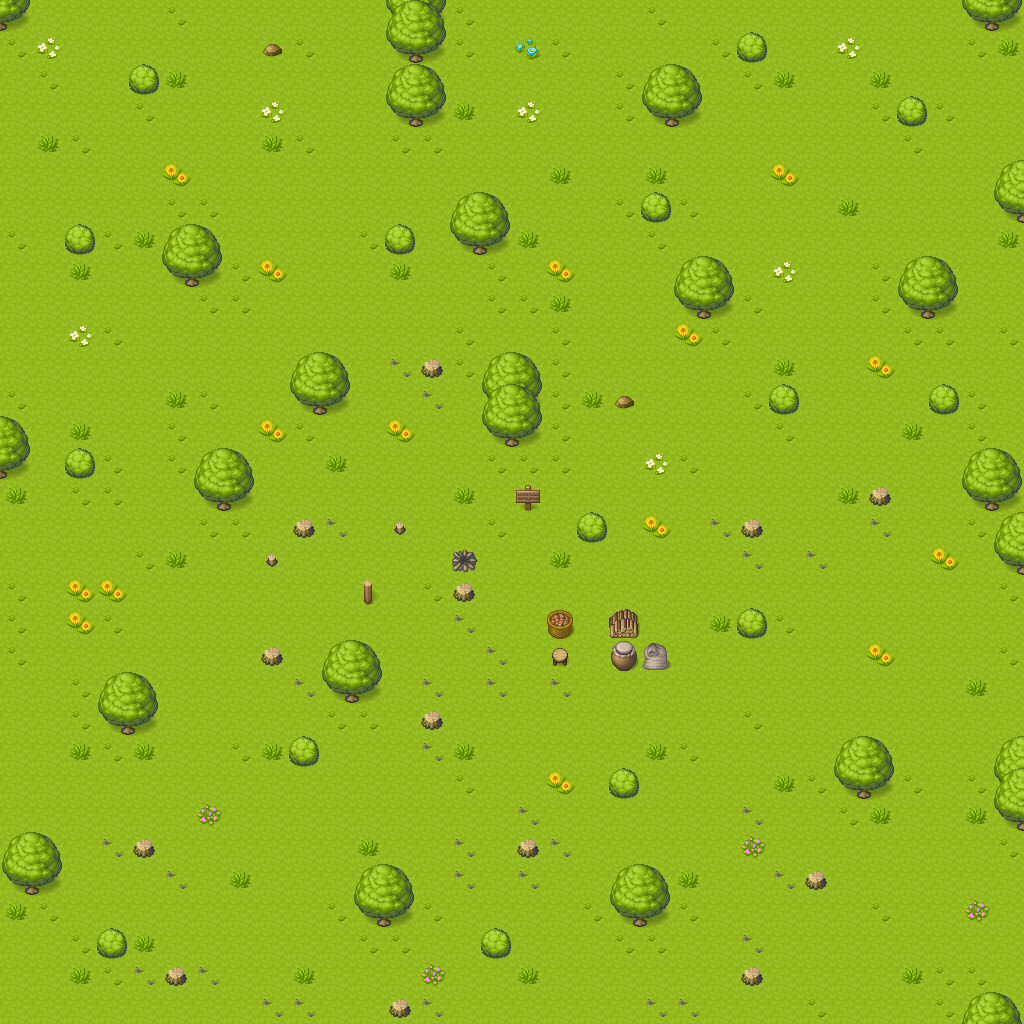

This game map was drawn from its Tiled (.tmx) file and the tilesets committed beside it. A one-line description and the full map source follow:
An orthogonal 32x32 tile map with 32x32 px tiles, 2 tile layers (Background, Foreground), 1 hidden layer not drawn.

<map version="1.2" tiledversion="1.3.2" orientation="orthogonal" renderorder="right-down" compressionlevel="0" width="32" height="32" tilewidth="32" tileheight="32" infinite="0" nextlayerid="4" nextobjectid="1">
 <tileset firstgid="1" source="Misc.tsx" />
 <layer id="1" name="Background" width="32" height="32">
  <data encoding="csv">
1,1,1,1,1,1,1,1,1,1,1,1,1,1,1,1,1,1,1,1,1,1,1,1,1,1,1,1,1,1,1,1,
1,1,1,1,1,1,1,1,1,1,1,1,1,1,1,1,1,1,1,1,1,1,1,1,1,1,1,1,1,1,1,1,
1,1,1,1,1,1,1,1,1,1,1,1,1,1,1,1,1,1,1,1,1,1,1,1,1,1,1,1,1,1,1,1,
1,1,1,1,1,1,1,1,1,1,1,1,1,1,1,1,1,1,1,1,1,1,1,1,1,1,1,1,1,1,1,1,
1,1,1,1,1,1,1,1,1,1,1,1,1,1,1,1,1,1,1,1,1,1,1,1,1,1,1,1,1,1,1,1,
1,1,1,1,1,1,1,1,1,1,1,1,1,1,1,1,1,1,1,1,1,1,1,1,1,1,1,1,1,1,1,1,
1,1,1,1,1,1,1,1,1,1,1,1,1,1,1,1,1,1,1,1,1,1,1,1,1,1,1,1,1,1,1,1,
1,1,1,1,1,1,1,1,1,1,1,1,1,1,1,1,1,1,1,1,1,1,1,1,1,1,1,1,1,1,1,1,
1,1,1,1,1,1,1,1,1,1,1,1,1,1,1,1,1,1,1,1,1,1,1,1,1,1,1,1,1,1,1,1,
1,1,1,1,1,1,1,1,1,1,1,1,1,1,1,1,1,1,1,1,1,1,1,1,1,1,1,1,1,1,1,1,
1,1,1,1,1,1,1,1,1,1,1,1,1,1,1,1,1,1,1,1,1,1,1,1,1,1,1,1,1,1,1,1,
1,1,1,1,1,1,1,1,1,1,1,1,1,1,1,1,1,1,1,1,1,1,1,1,1,1,1,1,1,1,1,1,
1,1,1,1,1,1,1,1,1,1,1,1,1,1,1,1,1,1,1,1,1,1,1,1,1,1,1,1,1,1,1,1,
1,1,1,1,1,1,1,1,1,1,1,1,1,1,1,1,1,1,1,1,1,1,1,1,1,1,1,1,1,1,1,1,
1,1,1,1,1,1,1,1,1,1,1,1,1,1,1,1,1,1,1,1,1,1,1,1,1,1,1,1,1,1,1,1,
1,1,1,1,1,1,1,1,1,1,1,1,1,1,1,1,1,1,1,1,1,1,1,1,1,1,1,1,1,1,1,1,
1,1,1,1,1,1,1,1,1,1,1,1,1,1,1,1,1,1,1,1,1,1,1,1,1,1,1,1,1,1,1,1,
1,1,1,1,1,1,1,1,1,1,1,1,1,1,1,1,1,1,1,1,1,1,1,1,1,1,1,1,1,1,1,1,
1,1,1,1,1,1,1,1,1,1,1,1,1,1,1,1,1,1,1,1,1,1,1,1,1,1,1,1,1,1,1,1,
1,1,1,1,1,1,1,1,1,1,1,1,1,1,1,1,1,1,1,1,1,1,1,1,1,1,1,1,1,1,1,1,
1,1,1,1,1,1,1,1,1,1,1,1,1,1,1,1,1,1,1,1,1,1,1,1,1,1,1,1,1,1,1,1,
1,1,1,1,1,1,1,1,1,1,1,1,1,1,1,1,1,1,1,1,1,1,1,1,1,1,1,1,1,1,1,1,
1,1,1,1,1,1,1,1,1,1,1,1,1,1,1,1,1,1,1,1,1,1,1,1,1,1,1,1,1,1,1,1,
1,1,1,1,1,1,1,1,1,1,1,1,1,1,1,1,1,1,1,1,1,1,1,1,1,1,1,1,1,1,1,1,
1,1,1,1,1,1,1,1,1,1,1,1,1,1,1,1,1,1,1,1,1,1,1,1,1,1,1,1,1,1,1,1,
1,1,1,1,1,1,1,1,1,1,1,1,1,1,1,1,1,1,1,1,1,1,1,1,1,1,1,1,1,1,1,1,
1,1,1,1,1,1,1,1,1,1,1,1,1,1,1,1,1,1,1,1,1,1,1,1,1,1,1,1,1,1,1,1,
1,1,1,1,1,1,1,1,1,1,1,1,1,1,1,1,1,1,1,1,1,1,1,1,1,1,1,1,1,1,1,1,
1,1,1,1,1,1,1,1,1,1,1,1,1,1,1,1,1,1,1,1,1,1,1,1,1,1,1,1,1,1,1,1,
1,1,1,1,1,1,1,1,1,1,1,1,1,1,1,1,1,1,1,1,1,1,1,1,1,1,1,1,1,1,1,1,
1,1,1,1,1,1,1,1,1,1,1,1,1,1,1,1,1,1,1,1,1,1,1,1,1,1,1,1,1,1,1,1,
1,1,1,1,1,1,1,1,1,1,1,1,1,1,1,1,1,1,1,1,1,1,1,1,1,1,1,1,1,1,1,1
</data>
 </layer>
 <layer id="2" name="Foreground" width="32" height="32">
  <data encoding="csv">
18,0,0,0,0,50,0,0,0,0,0,0,25,26,50,0,0,0,0,0,50,0,0,0,0,0,0,0,0,0,17,18,
50,53,0,0,0,0,0,0,65,50,0,0,17,18,50,0,55,50,0,0,0,0,50,41,0,0,53,0,0,0,50,49,
0,50,0,0,41,49,0,0,0,0,0,0,9,10,0,0,0,0,0,50,9,10,0,50,49,0,0,49,0,0,0,0,
0,0,0,0,50,0,0,0,53,0,0,0,17,18,49,0,53,0,0,50,17,18,0,0,0,0,0,50,41,50,0,0,
0,49,50,0,0,0,0,0,49,50,0,0,50,50,0,0,0,0,0,0,0,0,0,0,0,0,0,0,50,0,0,0,
0,0,0,0,0,56,0,0,0,0,0,0,0,0,0,0,0,49,0,0,49,0,0,0,56,0,0,0,0,0,0,9,
0,0,0,0,0,50,50,0,0,0,0,0,0,0,9,10,0,0,0,50,41,50,0,0,0,0,49,0,0,0,0,17,
50,0,41,50,49,9,10,0,0,0,0,50,41,0,17,18,49,0,0,0,50,0,0,0,0,0,0,0,0,0,0,49,
0,0,49,0,0,17,18,50,56,0,0,0,49,0,0,50,0,56,0,0,0,9,10,0,53,0,0,50,9,10,0,0,
0,0,0,0,0,0,50,50,0,0,0,0,0,0,0,50,50,49,0,0,0,17,18,50,0,0,0,50,17,18,0,0,
0,0,53,50,0,0,0,0,0,0,0,0,0,0,50,0,0,50,0,0,0,56,50,0,0,0,0,0,50,50,0,50,
0,0,0,0,0,0,0,0,0,9,10,0,52,46,50,9,10,50,0,0,0,0,0,0,49,0,0,56,0,0,0,0,
50,0,0,0,0,49,50,0,0,17,18,0,0,52,0,25,26,50,49,65,0,0,0,50,41,0,0,0,0,41,50,0,
10,0,49,0,0,50,0,0,56,50,0,0,56,0,0,17,18,50,0,0,0,0,0,0,50,0,0,0,49,0,50,0,
18,0,41,50,0,50,9,10,0,0,49,0,0,0,0,50,50,50,0,0,53,50,0,0,0,0,0,0,0,0,9,10,
49,0,50,50,0,0,17,18,0,0,0,0,0,0,49,0,236,0,0,0,0,0,0,0,0,0,49,46,0,0,17,18,
0,0,0,0,0,0,50,50,0,46,52,0,45,0,0,50,0,0,41,0,56,0,52,46,0,0,0,52,0,0,50,9,
0,0,0,0,50,49,0,0,45,0,0,0,0,0,70,0,0,49,0,0,0,0,0,52,0,52,0,0,0,56,0,17,
50,0,56,56,0,0,0,0,0,0,0,192,0,50,46,0,0,0,0,0,0,0,0,0,0,0,0,0,0,0,0,50,
50,0,56,50,0,0,0,0,0,0,0,0,0,0,52,0,0,880,0,867,0,0,49,41,50,0,0,0,0,0,0,0,
50,0,0,0,0,0,0,0,46,0,9,10,0,0,0,52,0,725,0,857,873,0,0,0,0,0,0,56,0,0,0,50,
0,0,50,9,10,0,0,0,0,52,17,18,0,52,0,52,0,52,0,0,0,0,0,0,0,0,0,0,0,0,49,0,
0,0,50,17,18,0,0,0,0,0,50,50,0,46,0,0,0,0,0,0,0,0,0,50,0,0,0,0,0,0,0,0,
0,0,49,50,49,0,0,50,49,41,0,0,0,52,49,0,0,0,0,0,49,50,0,0,0,0,9,10,0,0,0,9,
0,0,0,0,0,0,0,0,0,0,0,0,0,0,50,0,0,56,0,41,0,0,0,0,49,50,17,18,50,0,50,25,
0,0,0,0,0,0,54,0,0,0,0,0,0,0,0,0,52,0,0,0,0,0,0,52,0,0,50,49,0,0,49,17,
9,10,0,52,46,0,0,0,0,0,0,49,0,0,52,0,46,52,0,0,0,0,0,54,0,0,0,0,0,0,0,50,
17,18,0,0,0,52,0,49,0,0,0,9,10,0,52,0,52,0,0,9,10,49,0,0,52,46,0,0,0,0,0,0,
49,50,0,0,0,0,0,0,0,0,50,17,18,50,0,0,0,0,50,17,18,50,0,0,0,0,0,50,0,0,54,0,
0,0,50,41,49,0,0,0,0,0,0,50,50,0,0,41,0,0,0,50,50,0,0,52,0,0,0,0,0,0,0,0,
0,0,49,50,52,46,52,0,0,49,0,0,0,54,0,0,49,0,0,0,0,0,0,46,0,0,0,0,49,50,50,0,
0,0,0,0,0,0,0,0,52,52,0,0,46,52,0,0,0,0,0,0,52,52,0,0,0,50,0,0,0,50,9,10
</data>
 </layer>
 <layer id="3" name="Obstacles" width="32" height="32" visible="0">
  <data encoding="csv">
1,0,0,0,0,0,0,0,0,0,0,0,1,1,0,0,0,0,0,0,0,0,0,0,0,0,0,0,0,0,1,1,
0,0,0,0,0,0,0,0,1,0,0,0,1,1,0,0,0,0,0,0,0,0,0,1,0,0,0,0,0,0,0,0,
0,0,0,0,1,0,0,0,0,0,0,0,1,1,0,0,0,0,0,0,1,1,0,0,0,0,0,0,0,0,0,0,
0,0,0,0,0,0,0,0,0,0,0,0,1,1,0,0,0,0,0,0,1,1,0,0,0,0,0,0,1,0,0,0,
0,0,0,0,0,0,0,0,0,0,0,0,0,0,0,0,0,0,0,0,0,0,0,0,0,0,0,0,0,0,0,0,
0,0,0,0,0,0,0,0,0,0,0,0,0,0,0,0,0,0,0,0,0,0,0,0,0,0,0,0,0,0,0,1,
0,0,0,0,0,0,0,0,0,0,0,0,0,0,1,1,0,0,0,0,1,0,0,0,0,0,0,0,0,0,0,1,
0,0,1,0,0,1,1,0,0,0,0,0,1,0,1,1,0,0,0,0,0,0,0,0,0,0,0,0,0,0,0,0,
0,0,0,0,0,1,1,0,0,0,0,0,0,0,0,0,0,0,0,0,0,1,1,0,0,0,0,0,1,1,0,0,
0,0,0,0,0,0,0,0,0,0,0,0,0,0,0,0,0,0,0,0,0,1,1,0,0,0,0,0,1,1,0,0,
0,0,0,0,0,0,0,0,0,0,0,0,0,0,0,0,0,0,0,0,0,0,0,0,0,0,0,0,0,0,0,0,
0,0,0,0,0,0,0,0,0,1,1,0,0,1,0,1,1,0,0,0,0,0,0,0,0,0,0,0,0,0,0,0,
0,0,0,0,0,0,0,0,0,1,1,0,0,0,0,1,1,0,0,1,0,0,0,0,1,0,0,0,0,1,0,0,
1,0,0,0,0,0,0,0,0,0,0,0,0,0,0,1,1,0,0,0,0,0,0,0,0,0,0,0,0,0,0,0,
1,0,1,0,0,0,1,1,0,0,0,0,0,0,0,0,0,0,0,0,0,0,0,0,0,0,0,0,0,0,1,1,
0,0,0,0,0,0,1,1,0,0,0,0,0,0,0,0,1,0,0,0,0,0,0,0,0,0,0,1,0,0,1,1,
0,0,0,0,0,0,0,0,0,1,0,0,1,0,0,0,0,0,1,0,0,0,0,1,0,0,0,0,0,0,0,1,
0,0,0,0,0,0,0,0,1,0,0,0,0,0,1,0,0,0,0,0,0,0,0,0,0,0,0,0,0,0,0,1,
0,0,0,0,0,0,0,0,0,0,0,1,0,0,1,0,0,0,0,0,0,0,0,0,0,0,0,0,0,0,0,0,
0,0,0,0,0,0,0,0,0,0,0,0,0,0,0,0,0,1,0,1,0,0,0,1,0,0,0,0,0,0,0,0,
0,0,0,0,0,0,0,0,1,0,1,1,0,0,0,0,0,1,0,1,1,0,0,0,0,0,0,0,0,0,0,0,
0,0,0,1,1,0,0,0,0,0,1,1,0,0,0,0,0,0,0,0,0,0,0,0,0,0,0,0,0,0,0,0,
0,0,0,1,1,0,0,0,0,0,0,0,0,1,0,0,0,0,0,0,0,0,0,0,0,0,0,0,0,0,0,0,
0,0,0,0,0,0,0,0,0,1,0,0,0,0,0,0,0,0,0,0,0,0,0,0,0,0,1,1,0,0,0,1,
0,0,0,0,0,0,0,0,0,0,0,0,0,0,0,0,0,0,0,1,0,0,0,0,0,0,1,1,0,0,0,1,
0,0,0,0,0,0,0,0,0,0,0,0,0,0,0,0,0,0,0,0,0,0,0,0,0,0,0,0,0,0,0,1,
1,1,0,0,1,0,0,0,0,0,0,0,0,0,0,0,1,0,0,0,0,0,0,0,0,0,0,0,0,0,0,0,
1,1,0,0,0,0,0,0,0,0,0,1,1,0,0,0,0,0,0,1,1,0,0,0,0,1,0,0,0,0,0,0,
0,0,0,0,0,0,0,0,0,0,0,1,1,0,0,0,0,0,0,1,1,0,0,0,0,0,0,0,0,0,0,0,
0,0,0,1,0,0,0,0,0,0,0,0,0,0,0,1,0,0,0,0,0,0,0,0,0,0,0,0,0,0,0,0,
0,0,0,0,0,1,0,0,0,0,0,0,0,0,0,0,0,0,0,0,0,0,0,1,0,0,0,0,0,0,0,0,
0,0,0,0,0,0,0,0,0,0,0,0,1,0,0,0,0,0,0,0,0,0,0,0,0,0,0,0,0,0,1,1
</data>
 </layer>
</map>
